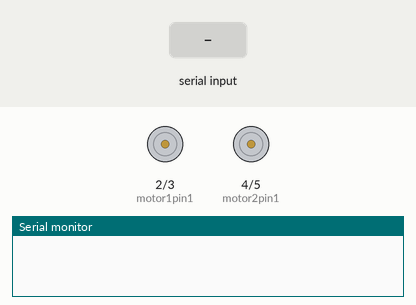
Recording of a sketch running on a simulated Arduino Uno, built with avr-gcc and run on an emulated ATmega328P. Shown: motor-driver pin pairs drawn as motors (green arrow = first pin HIGH = forward, orange = second pin HIGH = backward, longer = more drive), the last lines printed to the serial monitor. The inputs (shaded band) are chosen by the test bench.

Above: at 1.2 s.
1.3 s: "F" received over Serial
At 2.3 s:
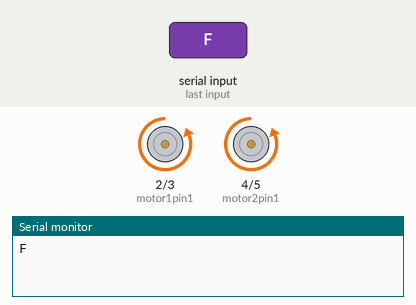
2.8 s: "B" received over Serial
At 3.7 s:
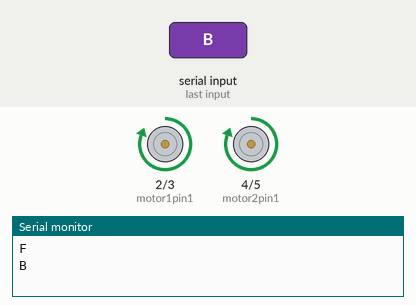
4.3 s: "L" received over Serial
At 4.6 s:
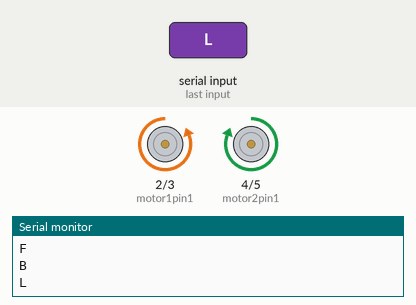
5.8 s: "R" received over Serial
At 7.1 s:
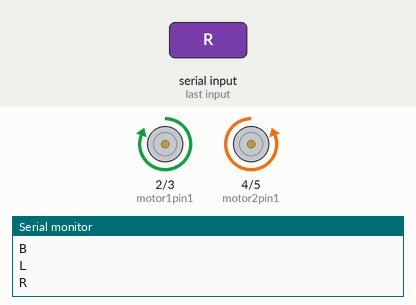
Timing chart, 0 to 8.3 s (numbered marks = the images above; inputs shaded):
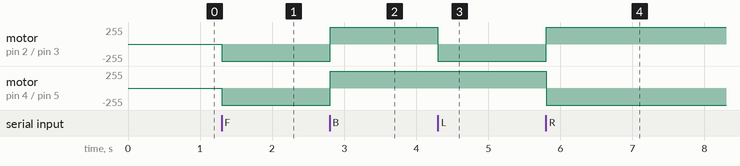

The sketch:

Bluetooth_Drive_Code.ino
```cpp
char t;
int motor1pin1 = 2;
int motor1pin2 = 3;

int motor2pin1 = 4;
int motor2pin2 = 5;

void setup() {
  // put your setup code here, to run once:
  pinMode(motor1pin1, OUTPUT);
  pinMode(motor1pin2, OUTPUT);
  pinMode(motor2pin1, OUTPUT);
  pinMode(motor2pin2, OUTPUT);
  Serial.begin(9600); // open serial port, set the baud rate as 9600 bps

}

void loop() {
if(Serial.available()){
  t = Serial.read();
  Serial.println(t);
}

if(t == 'F'){            //move forward(all motors rotate in forward direction)
  forward();
}

if(t == 'B'){      //move reverse (all motors rotate in reverse direction)
  reverse();
}

else if(t == 'L'){      //turn right (left side motors rotate in forward direction, right side motors doesn't rotate)
  left();
}

else if(t == 'R'){      //turn left (right side motors rotate in forward direction, left side motors doesn't rotate)
  right();
}
else if(t == 'S'){      //turn left (right side motors rotate in forward direction, left side motors doesn't rotate)
  park();
}
delay(10);
}


void reverse()
{
  digitalWrite(motor1pin1, HIGH);
  digitalWrite(motor1pin2, LOW);

  digitalWrite(motor2pin1, HIGH);
  digitalWrite(motor2pin2, LOW);
}

void forward()
{
  digitalWrite(motor1pin1, LOW);
  digitalWrite(motor1pin2, HIGH);

  digitalWrite(motor2pin1, LOW);
  digitalWrite(motor2pin2, HIGH);
}

void park()
{
  digitalWrite(motor1pin1, LOW);
  digitalWrite(motor1pin2, LOW);

  digitalWrite(motor2pin1, LOW);
  digitalWrite(motor2pin2, LOW);
}

void left()
{
  digitalWrite(motor1pin1, LOW);
  digitalWrite(motor1pin2, HIGH);
  digitalWrite(motor2pin1, HIGH);
  digitalWrite(motor2pin2, LOW);
}

void right()
{
  digitalWrite(motor1pin1, HIGH);
  digitalWrite(motor1pin2, LOW);
  digitalWrite(motor2pin1, LOW);
  digitalWrite(motor2pin2, HIGH);
}
```

Measured:
- after the input at 1.3 s, motor on pin 2 (motor1pin1) / pin 3 (motor1pin2), motor on pin 4 (motor2pin1) / pin 5 (motor2pin2): stopped → backward 255/255 at once
- after the input at 2.8 s, motor on pin 2 (motor1pin1) / pin 3 (motor1pin2), motor on pin 4 (motor2pin1) / pin 5 (motor2pin2): backward 255/255 → forward 255/255 at once
- after the input at 4.3 s, motor on pin 2 (motor1pin1) / pin 3 (motor1pin2): forward 255/255 → backward 255/255 at once
- after the input at 5.8 s, motor on pin 2 (motor1pin1) / pin 3 (motor1pin2): backward 255/255 → forward 255/255 at once; motor on pin 4 (motor2pin1) / pin 5 (motor2pin2): forward 255/255 → backward 255/255 at once
